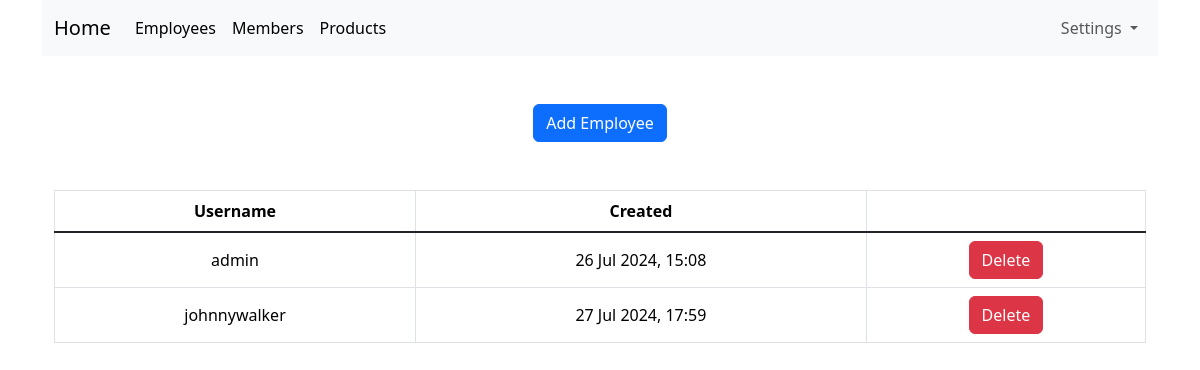
The app's page /employees.php (signed in) with its own data.
### tables this page shows
CREATE TABLE employee(
	id INTEGER PRIMARY KEY AUTOINCREMENT NOT NULL,
	username VARCHAR NOT NULL UNIQUE,
	password VARCHAR NOT NULL,
	created_at VARCHAR NOT NULL,
	is_admin BOOLEAN NOT NULL
);

### lib/employees.php (called while the page is built, shortened)
<?php
function getAllEmployees(PDO $pdo)
{
	$stmt = $pdo->query("SELECT id, username, created_at FROM employee");
	return $stmt->fetchAll(PDO::FETCH_ASSOC);
}
?>

### lib/common.php (called while the page is built, shortened)
<?php
function htmlEscape($html)
{
	return htmlspecialchars($html, ENT_HTML5, "UTF-8");
}
function convertSqlDatetime($sqlDate)
{
	$date = DateTime::createFromFormat("Y-m-d H:i:s", $sqlDate);
	return $date->format("d M Y, H:i");
}
?>

### employees.php (the view, shortened to what this page needs)
<?php
require_once "lib/common.php";
require_once "lib/employees.php";
$pdo = getPDO();
$employees = getAllEmployees($pdo);
?>
<!DOCTYPE html>
<html lang="en">
	<head>
		<?php require "templates/header.php" ?>
	</head>
	<body>
		<div class="container text-center">
			<?php require "templates/navbar.php" ?>
			<div class="container mt-5">
				<a class="btn btn-primary" href="add-employee.php">Add Employee</a>
			</div>
			<div class="container mt-5">
				<form method="post">
					<div class="table-responsive">
						<table class="table table-hover table-bordered align-middle" id="employee-list">
							<thead>
								<tr>
									<th>Username</th>
									<th>Created</th>
									<th>
								</tr>
							</thead>
							<tbody class="table-group-divider">
								<?php foreach ($employees as $employee): ?>
									<tr>
										<td><?php echo htmlEscape($employee["username"]) ?></td>
										<td><?php echo convertSqlDatetime($employee["created_at"]) ?></td>
										<td><input class="btn btn-danger" type="submit" name="delete-employee[<?php echo $employee['id'] ?>]" value="Delete"></td>
									</tr>
								<?php endforeach ?>
							</tbody>
						</table>
					</div>
				</form>
			</div>
		</div>
	</body>
</html>

### records on screen
employee: username "admin", created_at "26 Jul 2024, 15:08"
employee: username "johnnywalker", created_at "27 Jul 2024, 17:59"
